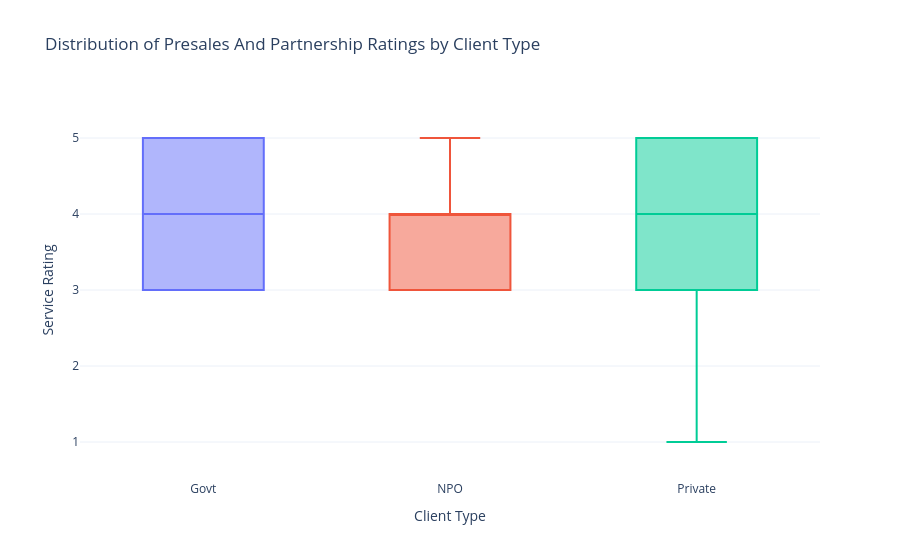

Here is the notebook cell this chart was saved with:
### Code cell
fig4.update_layout(
    template="plotly_white",
    showlegend=False
)

fig4.update_yaxes(
    range=[0.5, 5.5],
    dtick=1
)

fig4.show()

### Figure 1 — Plotly figure (JSON) as saved in the notebook; plotly's stock layout.template omitted (floating-point values rounded to 4 significant figures; data arrays with more than 128 entries replaced by an {"elided": "..."} marker saying what was removed)
{"data": [{"alignmentgroup": "True", "boxpoints": "outliers", "hovertemplate": "Client Type=%{x}<br>Service Rating=%{y}<extra></extra>", "legendgroup": "Govt", "marker": {"color": "#636efa"}, "name": "Govt", "notched": false, "offsetgroup": "Govt", "orientation": "v", "showlegend": true, "type": "box", "x": ["Govt", "Govt", "Govt", "Govt", "Govt", "Govt", "Govt", "Govt", "Govt", "Govt", "Govt", "Govt", "Govt", "Govt", "Govt", "Govt", "Govt", "Govt", "Govt", "Govt", "Govt", "Govt", "Govt", "Govt", "Govt", "Govt", "Govt", "Govt", "Govt", "Govt", "Govt", "Govt", "Govt", "Govt", "Govt", "Govt", "Govt", "Govt", "Govt", "Govt", "Govt", "Govt", "Govt", "Govt", "Govt", "Govt", "Govt", "Govt", "Govt", "Govt", "Govt", "Govt", "Govt", "Govt"], "x0": " ", "xaxis": "x", "y": [3, 5, 5, 5, 5, 3, 4, 3, 4, 3, 5, 3, 5, 5, 5, 3, 4, 4, 4, 5, 5, 4, 3, 4, 4, 4, 3, 4, 5, 5, 5, 4, 4, 5, 5, 4, 3, 4, 3, 4, 3, 4, 3, 4, 4, 3, 3, 5, 4, 5, 4, 5, 5, 4], "y0": " ", "yaxis": "y"}, {"alignmentgroup": "True", "boxpoints": "outliers", "hovertemplate": "Client Type=%{x}<br>Service Rating=%{y}<extra></extra>", "legendgroup": "NPO", "marker": {"color": "#EF553B"}, "name": "NPO", "notched": false, "offsetgroup": "NPO", "orientation": "v", "showlegend": true, "type": "box", "x": ["NPO", "NPO", "NPO", "NPO", "NPO", "NPO", "NPO", "NPO", "NPO", "NPO", "NPO", "NPO", "NPO", "NPO", "NPO", "NPO", "NPO", "NPO", "NPO", "NPO", "NPO", "NPO", "NPO", "NPO", "NPO", "NPO", "NPO", "NPO", "NPO", "NPO", "NPO", "NPO", "NPO", "NPO"], "x0": " ", "xaxis": "x", "y": [4, 4, 3, 5, 4, 5, 4, 4, 4, 5, 3, 4, 3, 4, 3, 3, 4, 4, 5, 3, 3, 3, 3, 3, 5, 4, 5, 3, 3, 4, 3, 3, 3, 5], "y0": " ", "yaxis": "y"}, {"alignmentgroup": "True", "boxpoints": "outliers", "hovertemplate": "Client Type=%{x}<br>Service Rating=%{y}<extra></extra>", "legendgroup": "Private", "marker": {"color": "#00cc96"}, "name": "Private", "notched": false, "offsetgroup": "Private", "orientation": "v", "showlegend": true, "type": "box", "x": {"elided": "304 str values"}, "x0": " ", "xaxis": "x", "y": {"elided": "304 int values"}, "y0": " ", "yaxis": "y"}], "layout": {"boxmode": "overlay", "legend": {"title": {"text": "Client Type"}, "tracegroupgap": 0}, "showlegend": false, "title": {"text": "Distribution of Presales And Partnership Ratings by Client Type"}, "xaxis": {"anchor": "y", "categoryarray": ["Govt", "NPO", "Private"], "categoryorder": "array", "domain": [0, 1], "title": {"text": "Client Type"}}, "yaxis": {"anchor": "x", "domain": [0, 1], "dtick": 1, "range": [0.5, 5.5], "title": {"text": "Service Rating"}}}}
